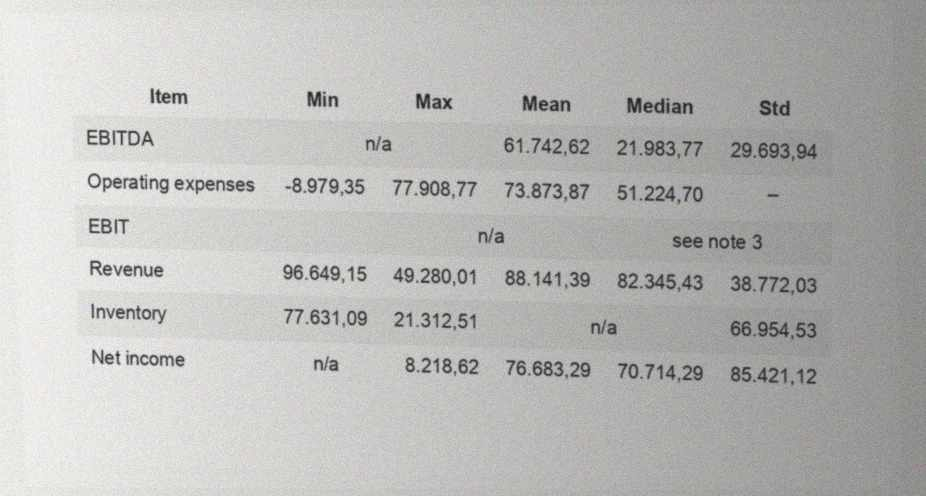
#> input picture challenge/collapsed_header_cases/val96_table_050.jpg, 926 x 496 px
$ python preprocess.py ../challenge/collapsed_header_cases/val96_table_050.jpg ../challenge/collapsed_header_cases/val96_table_070.jpg
#> lines starting #> are read from the running program, lines starting #| are printed output that depends on the picture; after the words box and inside, x2 and y2 are one past the last pixel; in counts of white or black regions, pixels touching at a corner belong together
"""Step 1 of the pipeline: clean a table image before reading it.

clean(img) -> (cleaned grayscale uint8 image, info dict)

1. Shadow / uneven light: estimate the page background with a large
   blur of the "ink-free" image and divide it out, so the page becomes
   evenly white (handles the T2 left-to-right shadow and T3 grey tones).
2. Tilt: try angles in [-5, 5] degrees and keep the one where the rows of
   ink line up best (sharpest horizontal projection profile).
3. Specks (T3 fax): remove tiny isolated dots that are not part of text.
"""
from __future__ import annotations

import cv2
import numpy as np


def to_gray(img: np.ndarray) -> np.ndarray:
    if img.ndim == 3:
        return cv2.cvtColor(img, cv2.COLOR_BGR2GRAY)
    return img


def flatten_illumination(gray: np.ndarray) -> np.ndarray:
    """Divide out the page background so paper is ~255 everywhere."""
    h, w = gray.shape
#> h = 496; w = 926
    k = max(15, (min(h, w) // 40) | 1)
#> k = 15
    # closing removes dark text/lines, leaving the paper brightness
    bg = cv2.morphologyEx(gray, cv2.MORPH_CLOSE,
                          cv2.getStructuringElement(cv2.MORPH_RECT, (k, k)))
    bg = cv2.GaussianBlur(bg, (0, 0), k / 2)
    out = cv2.divide(gray.astype(np.float32), bg.astype(np.float32) + 1, scale=255)
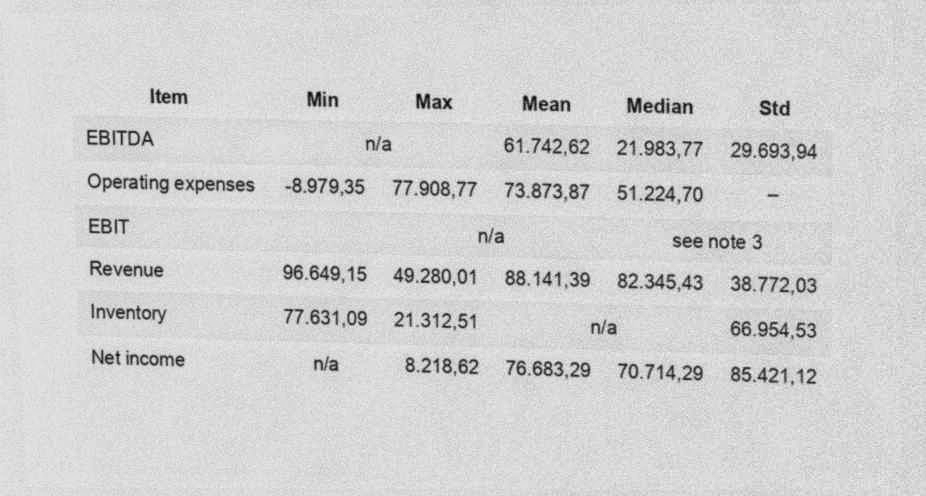
#> out: shape (496, 926) float32; min 31.88, max 282.9, mean 239.5; drawn with min black and max white
    return np.clip(out, 0, 255).astype(np.uint8)


def ink_mask(gray: np.ndarray) -> np.ndarray:
    """Binary mask (255 = ink) using Otsu on the flattened image."""
    _, m = cv2.threshold(gray, 0, 255, cv2.THRESH_BINARY_INV + cv2.THRESH_OTSU)
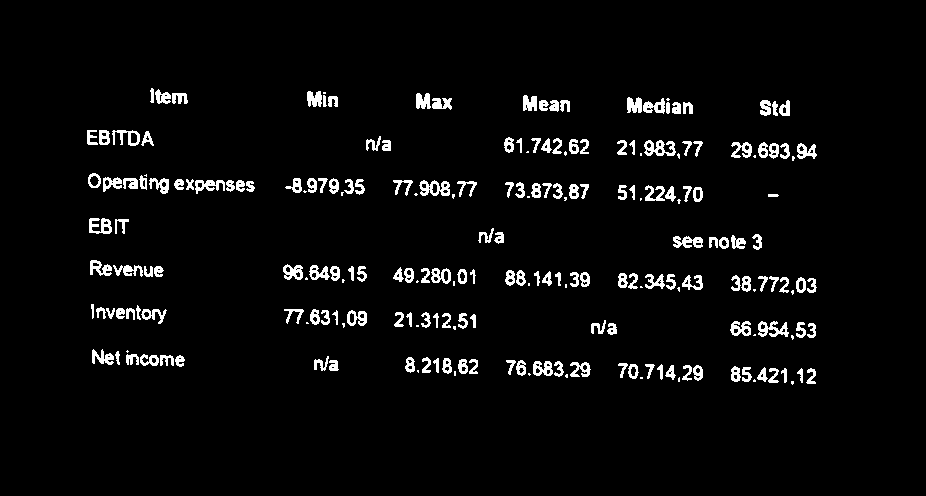
#> m: shape (496, 926); 4.1% white; 220 white regions (42 under 20 px), largest, box (x1, y1, x2, y2) and area: (644, 140, 676, 156) 296, (419, 180, 450, 196) 295, (758, 321, 789, 337) 271
    return m


def _profile_score(mask: np.ndarray, angle: float) -> float:
    h, w = mask.shape
    M = cv2.getRotationMatrix2D((w / 2, h / 2), angle, 1.0)
    rot = cv2.warpAffine(mask, M, (w, h), flags=cv2.INTER_NEAREST, borderValue=0)
    prof = rot.sum(axis=1, dtype=np.float64)
    return float(np.square(np.diff(prof)).sum())


def estimate_skew(mask: np.ndarray, max_angle: float = 8.0) -> float:
    """Angle (degrees, opencv convention) that best straightens the rows."""
    scale = 800 / max(mask.shape)
    small = cv2.resize(mask, None, fx=scale, fy=scale, interpolation=cv2.INTER_AREA) \
        if scale < 1 else mask
    best = 0.0
    # coarse then fine search; on ties prefer the angle closest to 0
    for step, span in ((0.5, max_angle), (0.1, 0.6), (0.02, 0.12)):
        cands = np.arange(best - span, best + span + 1e-9, step)
        cands = cands[np.abs(cands) <= max_angle]
        scores = np.array([_profile_score(small, a) for a in cands])
        top = cands[scores >= scores.max() * 0.999]
        best = float(top[np.argmin(np.abs(top))])
    return round(best, 2)


def rotate(gray: np.ndarray, angle: float) -> np.ndarray:
    h, w = gray.shape
    M = cv2.getRotationMatrix2D((w / 2, h / 2), angle, 1.0)
    cos, sin = abs(M[0, 0]), abs(M[0, 1])
    nw, nh = int(h * sin + w * cos), int(h * cos + w * sin)
    M[0, 2] += nw / 2 - w / 2
    M[1, 2] += nh / 2 - h / 2
    return cv2.warpAffine(gray, M, (nw, nh), flags=cv2.INTER_CUBIC,
                          borderValue=255)


def remove_specks(gray: np.ndarray, max_area: int = 6) -> np.ndarray:
    """Whiten tiny connected ink blobs (fax noise) that are far from text."""
    mask = ink_mask(gray)
    n, labels, stats, _ = cv2.connectedComponentsWithStats(mask, connectivity=8)
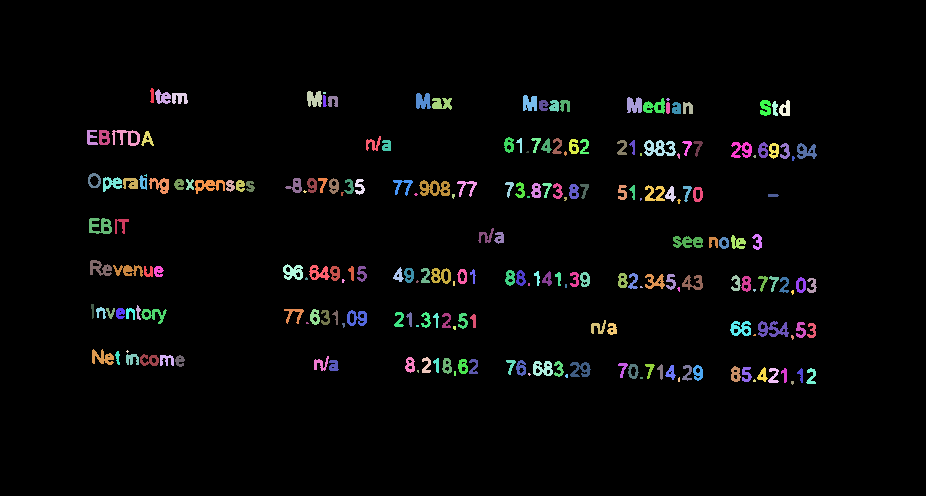
#> labels: shape (496, 926) int32; 221 distinct labels, from 0 to 220; one colour per label, 0 black
#> n = 221; stats = 221 rows, first 6: [0, 0, 926, 496, 440634], [150, 88, 4, 15, 47], [155, 89, 16, 15, 146], [307, 91, 15, 16, 187], [172, 93, 16, 11, 129], [323, 92, 3, 2, 6]
    small = np.zeros(n, bool)
    small[1:] = stats[1:, cv2.CC_STAT_AREA] <= max_area
    if not small.any():
        return gray
    # keep small blobs that sit next to real text (dots, commas, decimal points)
    big = np.isin(labels, np.flatnonzero(~small)[1:]).astype(np.uint8) * 255
    near_text = cv2.dilate(big, np.ones((9, 9), np.uint8)) > 0
#> near_text: shape (496, 926) bool; 13.7% white; 41 white regions, largest, box (x1, y1, x2, y2) and area: (84, 169, 259, 198) 3596, (727, 138, 821, 165) 2213, (727, 271, 821, 299) 2213
    kill = small[labels] & ~near_text
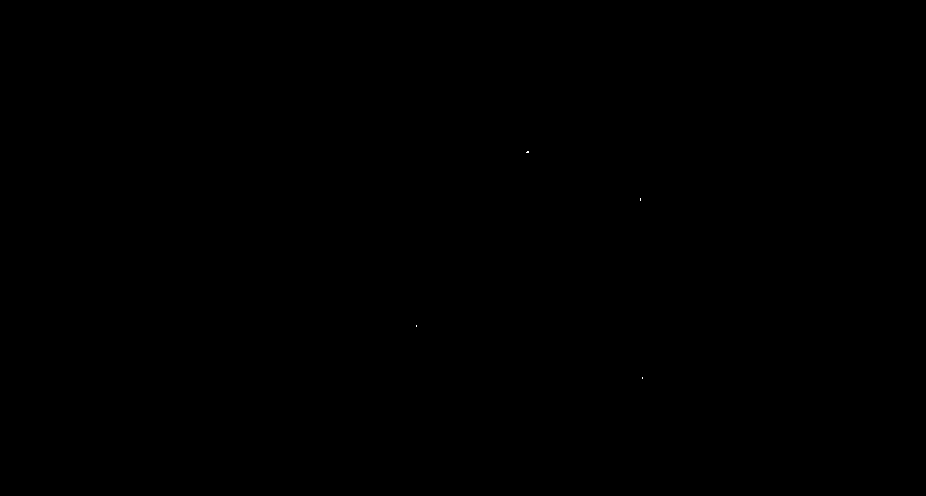
#> kill: shape (496, 926) bool; 0% white in thin lines or dots, all inside (x1, y1, x2, y2) = (416, 151, 643, 379)
    out = gray.copy()
    out[kill] = 255
#> out: shape (496, 926); min 31, max 255, mean 239
    return out


def clean(img: np.ndarray) -> tuple[np.ndarray, dict]:
    gray = remove_specks(flatten_illumination(to_gray(img)))
#> img is the input picture: shape (496, 926, 3); mean B, G, R 184.7, 186.8, 186.4
    angle = estimate_skew(ink_mask(gray))
#> in estimate_skew, `scale = 800 / max(mask.shape)`: scale = 0.864
#> the loop in estimate_skew, `for step, span in ((0.5, max_angle), (0.1, 0.6), (0.02, 0.12)):` made 3 passes
#> (top, best) on passes 1 to 3: ([1.5], 1.5), ([1.4], 1.4), ([1.34], 1.34)
#> pass 1, in _profile_score (call 3), `rot = cv2.warpAffine(mask, M, (w, h), flags=cv2.INTER_NEAREST, borderV..`:
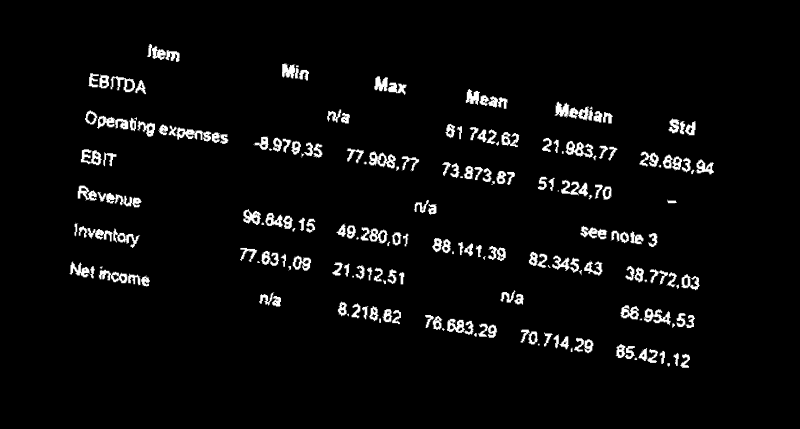
#> rot: shape (429, 800); min 0, max 255, mean 10.3
#> pass 1, in _profile_score (call 4), `rot = cv2.warpAffine(mask, M, (w, h), flags=cv2.INTER_NEAREST, borderV..`:
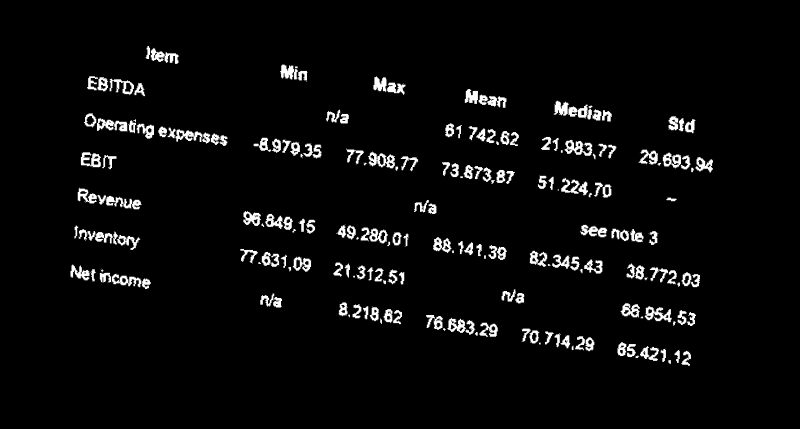
#> rot: shape (429, 800); min 0, max 255, mean 10.3
#> angle = 1.34
    gray = rotate(gray, angle)
#> in rotate, `M = cv2.getRotationMatrix2D((w / 2, h / 2), angle, 1.0)`: M = [[1, 0.0234, -5.67], [-0.0234, 1, 10.9]]
#> in rotate, `cos, sin = abs(M[0, 0]), abs(M[0, 1])`: cos = 1; sin = 0.0234
#> in rotate, `nw, nh = int(h * sin + w * cos), int(h * cos + w * sin)`: nw = 937; nh = 517
#> in rotate, `return cv2.warpAffine(gray, M, (nw, nh), flags=cv2.INTER_CUBIC, border..`:
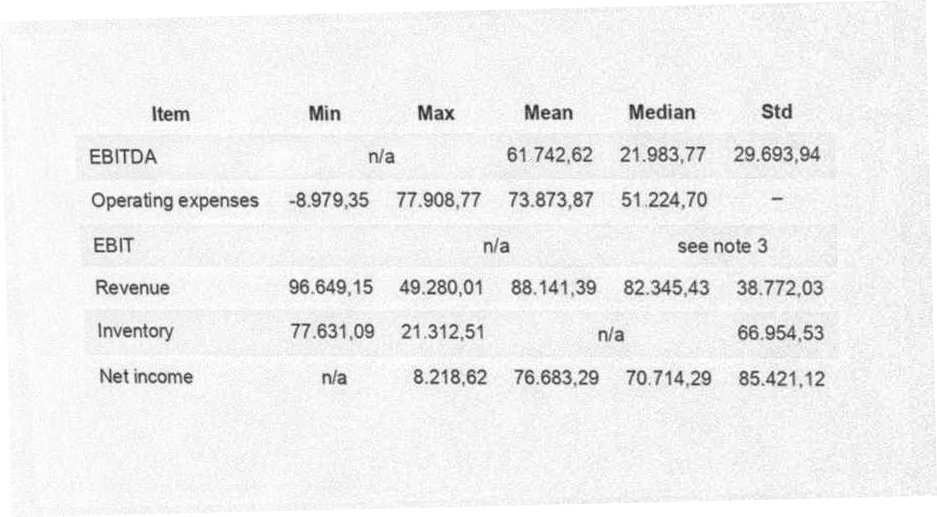
#> returned value: shape (517, 937); min 27, max 255, mean 239.8
    return gray, {"skew_deg": angle}


if __name__ == "__main__":
    import sys
    src, dst = sys.argv[1], sys.argv[2]
    out, info = clean(cv2.imread(src))
#> info = {'skew_deg': 1.34}
    cv2.imwrite(dst, out)
    print(info)
#| {'skew_deg': 1.34}

$ run again, on challenge/collapsed_header_cases/overview.png
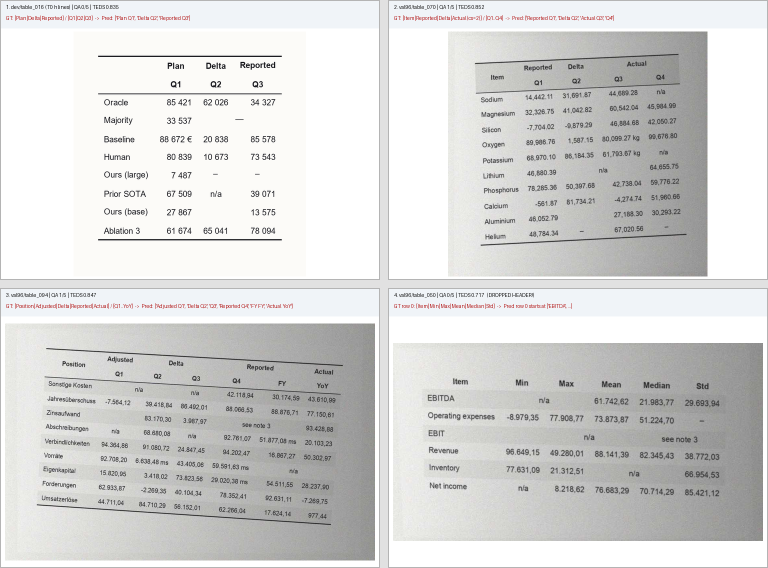
#> input picture challenge/collapsed_header_cases/overview.png, 1536 x 1136 px (shown at 1/2 size)
#> in flatten_illumination, `h, w = gray.shape`: h = 1136; w = 1536
#> k = 29
#> m: shape (1136, 1536); 3.6% white in thin lines or dots
#> labels: shape (1136, 1536) int32; 1897 distinct labels, from 0 to 1896
#> n = 1897; stats = 1897 rows, first 6: [0, 0, 1536, 1136, 1681226], [144, 9, 1, 11, 11], [181, 9, 1, 11, 11], [875, 9, 1, 11, 11], [912, 9, 1, 11, 11], [13, 10, 3, 8, 11]
#> big: shape (1136, 1536); 3.6% white in thin lines or dots
#> in remove_specks, `near_text = cv2.dilate(big, np.ones((9, 9), np.uint8)) > 0`:
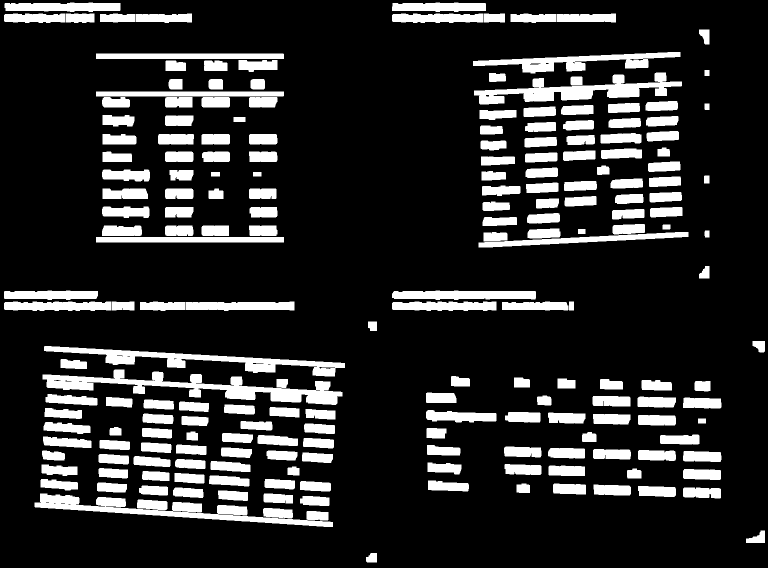
#> near_text: shape (1136, 1536) bool (shown at 1/2 size); 17% white; 202 white regions, largest, box (x1, y1, x2, y2) and area: (85, 739, 685, 810) 13995, (69, 987, 666, 1054) 12743, (948, 145, 1364, 209) 10363
#> kill: shape (1136, 1536) bool; 0.02% white in thin lines or dots, all inside (x1, y1, x2, y2) = (131, 35, 1526, 1105)
#> in clean, img is the input picture: shape (1136, 1536, 3); mean B, G, R 213.7, 214.7, 214.6
#> m: shape (1136, 1536); 3.6% white in thin lines or dots
#> scale = 0.521
#> the loop in estimate_skew, `for step, span in ((0.5, max_angle), (0.1, 0.6), (0.02, 0.12)):` made 3 passes
#> (top, best) on pass 1: ([0], 0)
#> pass 1, in _profile_score (call 4), `rot = cv2.warpAffine(mask, M, (w, h), flags=cv2.INTER_NEAREST, borderV..`:
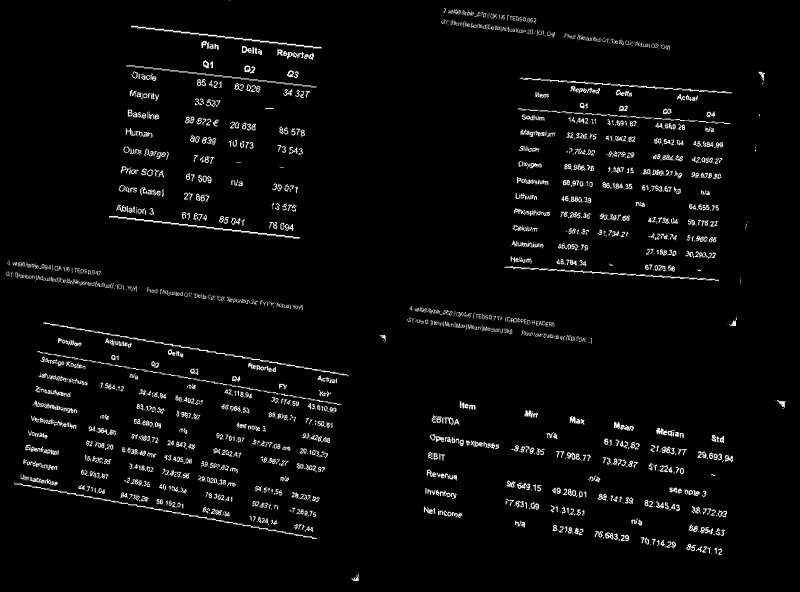
#> rot: shape (592, 800); min 0, max 255, mean 9
#> angle = 0
#> in rotate, `M = cv2.getRotationMatrix2D((w / 2, h / 2), angle, 1.0)`: M = [[1, 0, 0], [0, 1, 0]]
#> cos = 1; sin = 0
#> nw = 1536; nh = 1136
#> info = {'skew_deg': 0}
#| {'skew_deg': -0.0}
